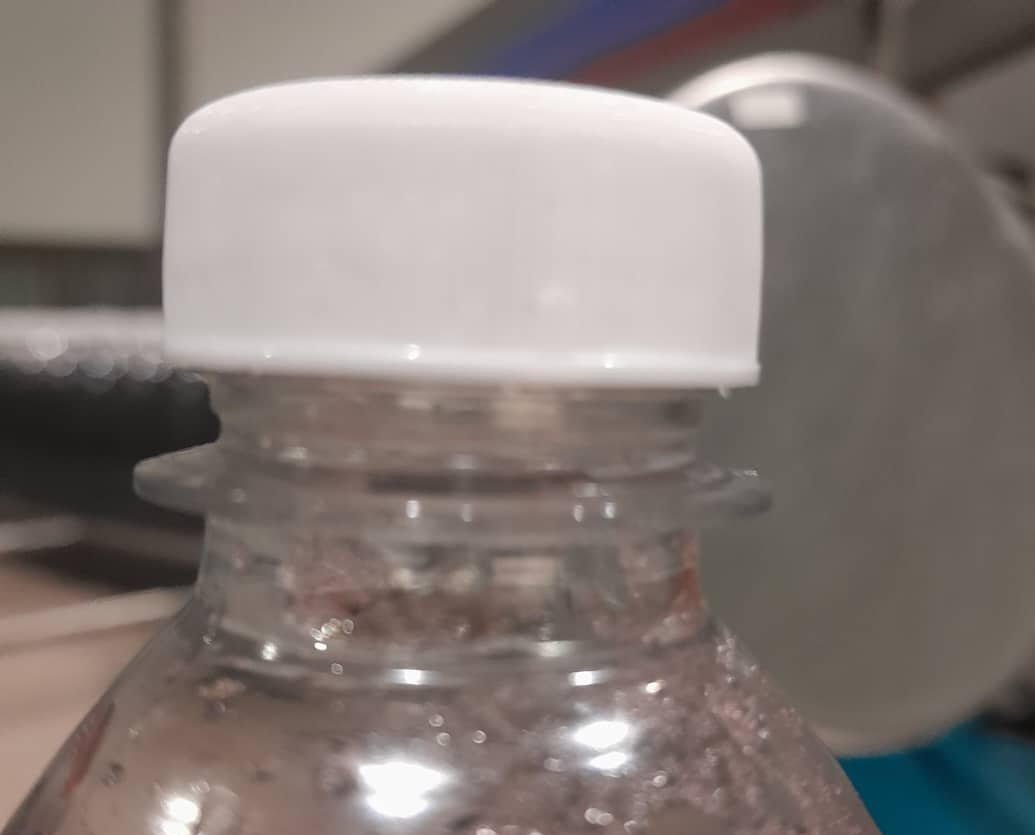
#> input picture photos/17_jpg.rf.HRY1IlqyeD5BTxgpiN8i.jpg, 1035 x 835 px
$ python classical_2.py ../photos/17_jpg.rf.HRY1IlqyeD5BTxgpiN8i.jpg
#> lines starting #> are read from the running program, lines starting #| are printed output that depends on the picture; after the words box and inside, x2 and y2 are one past the last pixel; in counts of white or black regions, pixels touching at a corner belong together
import math
import cv2
import numpy as np
from pathlib import Path
from typing import Dict, Any, Union


class Classical2:
    """Analyzer for bottle + cap checks.

    Usage: create an instance with optional thresholds, then call `analyze(image_path)`.
    The returned dict contains status, measurements and an annotated image.
    """

    _RANGE_KEYS = ("bg_v_range", "bottle_v_range", "cap_v_range")

    @classmethod
    def get_default_params(cls) -> Dict[str, Any]:
        return {
            "bg_v_range": (0, 45),
            "bottle_v_range": (46, 129),
            "cap_v_range": (130, 255),
            "v_normalize_target": 210,
            "erode_iter": 2,
            "dilate_iter": 1,
            "kernel_size": 2,
            "angle_thresh_deg": 10.0,
            "distance_prop_thresh": 0.12,
            "line_length_prop": 0.6,
            "cap_rectangularity_thresh": 0.6,
            "cap_relative_area_thresh": 0.05,
            "second_cap_area_ratio": 0.1,
            "min_bottle_contour_area": 100,
            "contact_band_prop": 0.15,
            "upper_half_prop": 0.5,
            "loose_contact_prop_thresh": 0.85,
            "cap_area_missing_thresh": 0.8,
            "cap_area_broken_thresh": 0.95,
            "cap_hole_area_prop_thresh": 0.04,
            "ring_edge_angle_thresh": 5.0,
            "canny_low": 50,
            "canny_high": 150,
            "hough_threshold": 20,
            "hough_max_line_gap": 10,
            "cap_roi_pad": 2,
            "straight_edge_threshold_ratio": 0.7,
            "straight_edge_angle_tol": 20.0,
        }

    # [7 lines left out: function normalize_params, not called in this run]

    def __init__(self, params: Dict[str, Any] | None = None):
        self.p = self.get_default_params()
        if params:
            self.p.update(self.normalize_params(params))

    def _morph_clean(self, mask: np.ndarray) -> np.ndarray:
        k = cv2.getStructuringElement(cv2.MORPH_ELLIPSE, (self.p["kernel_size"],) * 2)
        mask = cv2.erode(mask, k, iterations=self.p["erode_iter"])
        mask = cv2.dilate(mask, k, iterations=self.p["dilate_iter"])
        mask = cv2.morphologyEx(mask, cv2.MORPH_CLOSE, k)
        return mask

    def _morph_clean2(self, mask: np.ndarray) -> np.ndarray:
        k = cv2.getStructuringElement(cv2.MORPH_ELLIPSE, (self.p["kernel_size"]*2,) * 2)
        #mask = cv2.erode(mask, k, iterations=self.p["erode_iter"])
        mask = cv2.erode(mask, k, iterations=self.p["erode_iter"])
        mask = cv2.dilate(mask, k, iterations=self.p["dilate_iter"])
        mask = cv2.morphologyEx(mask, cv2.MORPH_CLOSE, k)
        return mask

    def _morph_clean3(self, mask: np.ndarray) -> np.ndarray:
        k = cv2.getStructuringElement(cv2.MORPH_ELLIPSE, (self.p["kernel_size"],) * 2)
        #mask = cv2.erode(mask, k, iterations=self.p["erode_iter"])
        mask = cv2.erode(mask, k, iterations=self.p["erode_iter"])
        #mask = cv2.dilate(mask, k, iterations=self.p["dilate_iter"])
        mask = cv2.morphologyEx(mask, cv2.MORPH_CLOSE, k)
        return mask

    def _find_largest_contour(self, mask: np.ndarray):
        contours, _ = cv2.findContours(mask, cv2.RETR_EXTERNAL, cv2.CHAIN_APPROX_SIMPLE)
        if not contours:
            return None
        contours = sorted(contours, key=cv2.contourArea, reverse=True)
        return contours[0]

    # [27 lines left out: functions _angle_diff, _cap_corner_points, _edge_tilt_from_horizontal, not called in this run]

    @staticmethod
    def _line_length(p1: tuple[int, int], p2: tuple[int, int]) -> float:
        return math.hypot(p2[0] - p1[0], p2[1] - p1[1])

    # [30 lines left out: function _is_straight_edge, not called in this run]

    def analyze(self, image: Union[str, np.ndarray]) -> Dict[str, Any]:
        if isinstance(image, str):
            img = cv2.imread(image)
#> img is the input picture: shape (835, 1035, 3); mean B, G, R 119.2, 123.6, 133.1
            if img is None:
                raise FileNotFoundError(image)
        else:
            img = image.copy()
        return self._analyze_image(img)

    def _analyze_image(self, img: np.ndarray) -> Dict[str, Any]:
        out = img.copy()

        hsv = cv2.cvtColor(img, cv2.COLOR_BGR2HSV)
#> hsv: shape (835, 1035, 3); mean H, S, V 16.8, 37.5, 134.7
        v = hsv[:, :, 2]
        if int(v.max()) < self.p["v_normalize_target"]:
            v_norm = cv2.normalize(
                v, None, alpha=0, beta=self.p["v_normalize_target"], norm_type=cv2.NORM_MINMAX
            )
            hsv[:, :, 2] = v_norm
            img = cv2.cvtColor(hsv, cv2.COLOR_HSV2BGR)
            gray = cv2.cvtColor(img, cv2.COLOR_BGR2GRAY)
            v = hsv[:, :, 2]
        else:
            gray = cv2.cvtColor(img, cv2.COLOR_BGR2GRAY)

        # Masks using the V channel ranges: background, cap; bottle is derived later.
        bg_low, bg_high = self.p["bg_v_range"]
        bottle_low, bottle_high = self.p["bottle_v_range"]
        cap_low, cap_high = self.p["cap_v_range"]

        raw_bg_mask = cv2.inRange(v, bg_low, bg_high)
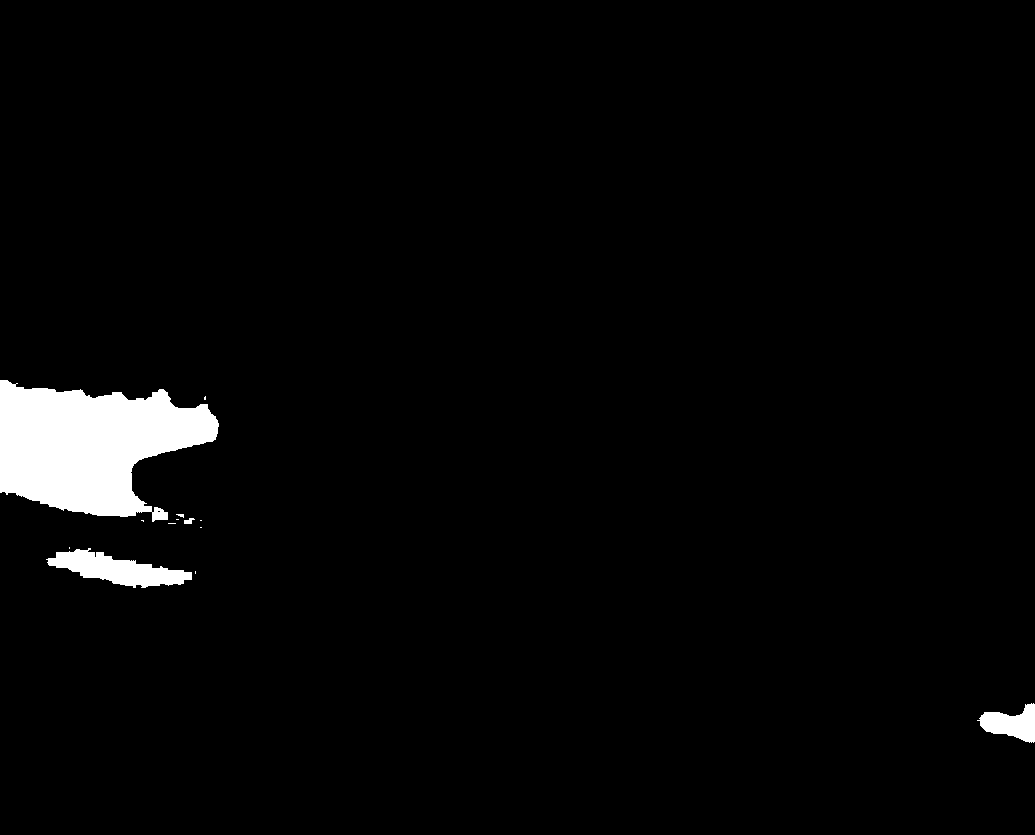
#> raw_bg_mask: shape (835, 1035); 2.8% white; 13 white regions (9 under 20 px), largest, box (x1, y1, x2, y2) and area: (0, 380, 219, 522) 20018, (46, 548, 192, 588) 2882, (977, 703, 1035, 743) 1330, (184, 518, 195, 524) 43
        cap_mask = cv2.inRange(v, cap_low, cap_high)
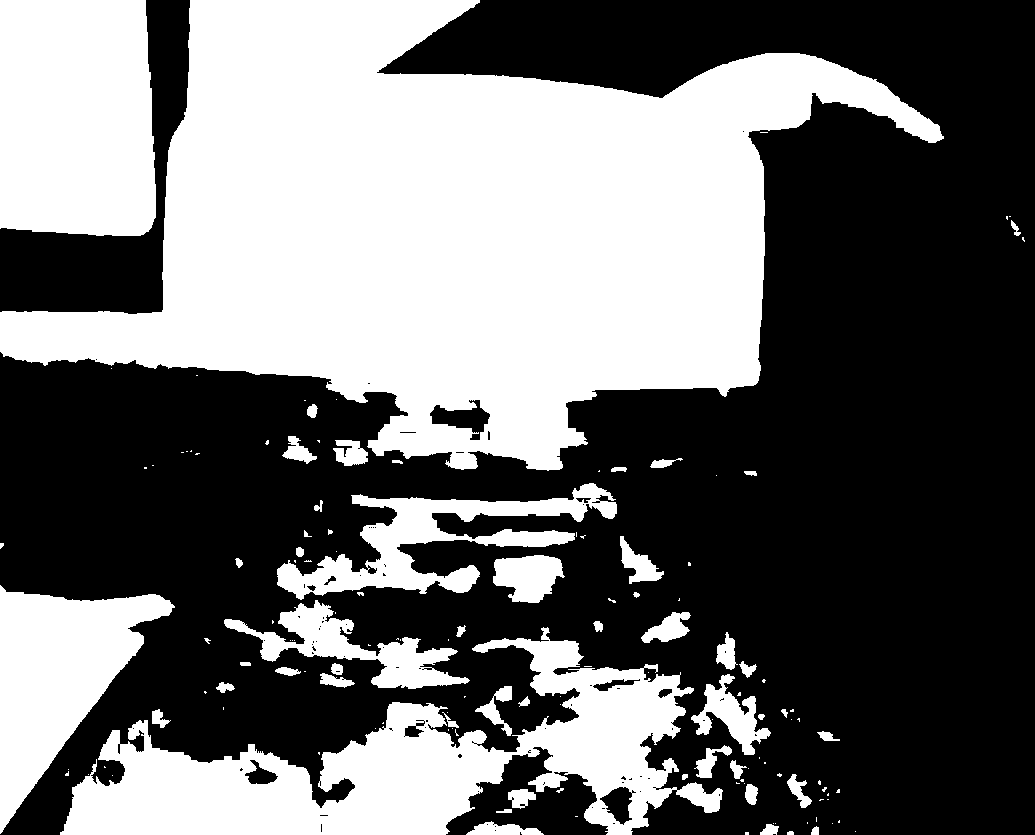
#> cap_mask: shape (835, 1035); 43.1% white; 138 white regions (84 under 20 px), largest, box (x1, y1, x2, y2) and area: (0, 0, 944, 471) 228822, (60, 627, 723, 835) 54011, (0, 0, 156, 236) 35337

        raw_bg_mask = self._morph_clean(raw_bg_mask)
        cap_mask = self._morph_clean3(cap_mask)
#> in _morph_clean3, `mask = cv2.morphologyEx(mask, cv2.MORPH_CLOSE, k)`:
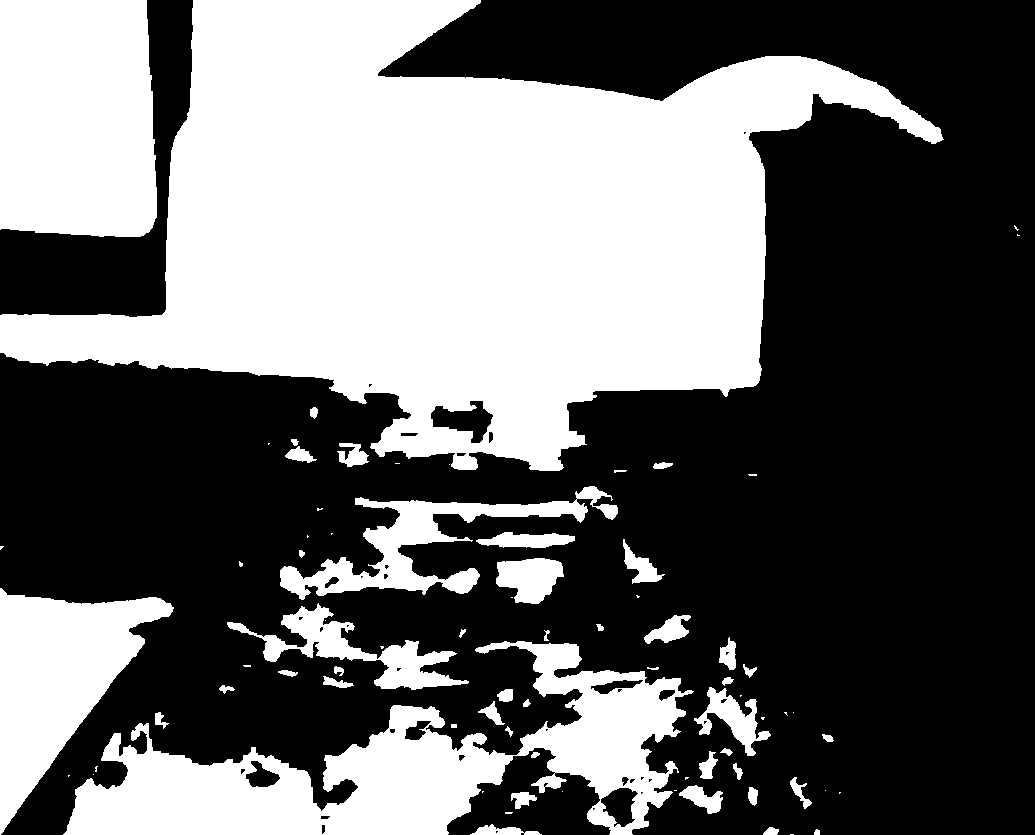
#> mask: shape (835, 1035); 41.4% white; 78 white regions (31 under 20 px)

        bg_mask = np.zeros_like(raw_bg_mask)
        bg_contours, _ = cv2.findContours(raw_bg_mask, cv2.RETR_EXTERNAL, cv2.CHAIN_APPROX_SIMPLE)
#> bg_contours = 6 contours, 2 with area under 20; largest, box (x1, y1, x2, y2) and area: (0, 383, 221, 519) 19416, (50, 552, 194, 590) 2528, (982, 706, 1035, 744) 1115, (155, 510, 170, 522) 120
        if bg_contours:
            bg_contours = sorted(bg_contours, key=cv2.contourArea, reverse=True)
            cv2.drawContours(bg_mask, [bg_contours[0]], -1, 255, thickness=cv2.FILLED)
#> bg_mask: shape (835, 1035); 2.3% white; 1 white region, box (x1, y1, x2, y2) and area: (0, 383, 221, 519) 19750

        bottle_mask = cv2.bitwise_not(cv2.bitwise_or(bg_mask, cap_mask))
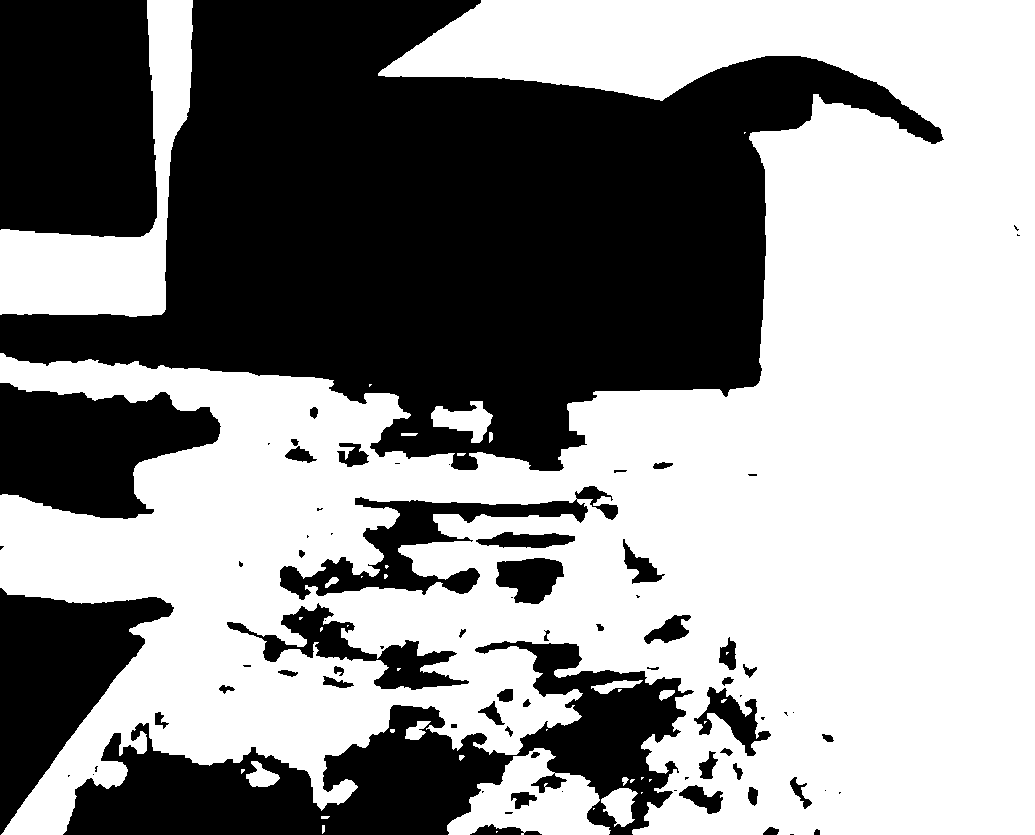
#> bottle_mask: shape (835, 1035); 56.3% white; 79 black regions (31 under 20 px), largest, box (x1, y1, x2, y2) and area: (0, 0, 944, 471) 225967, (63, 641, 694, 835) 48752, (0, 0, 157, 237) 35652
        bottle_mask = self._morph_clean2(bottle_mask)
#> (the rest of the program and of its run is left out)
